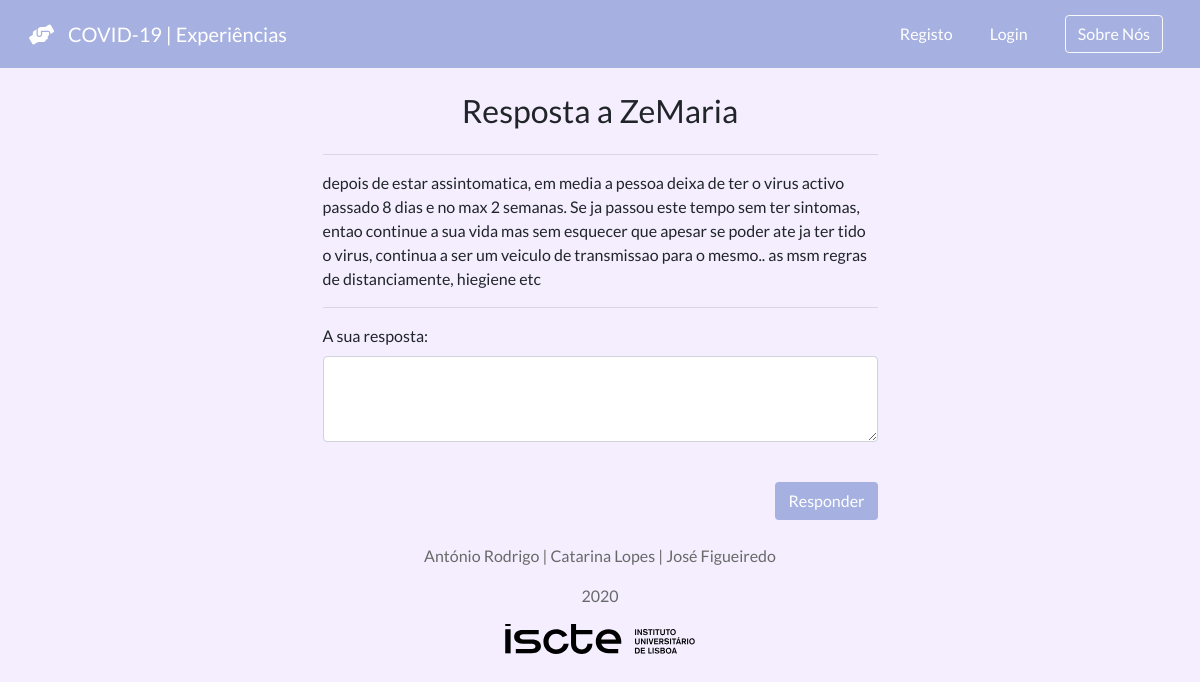
The page /experiencias/reply/20/ on the database its author committed.
### experiencias/models.py (models this page shows)
class UserComment(models.Model):
    user_name = models.CharField(max_length=25, default='')
    author_id = models.IntegerField(default=None)
    text = models.CharField(max_length=500)
    pub_data = models.DateTimeField('publishing date')
    user_post = models.ForeignKey(UserPost, on_delete=models.CASCADE)
    parent_comment_id = models.IntegerField(default=None)
    reply_to = models.CharField(max_length=25, default='')

### experiencias/views.py (the view)
# urls.py: url(r'^reply/(?P<comment_id>[0-9]+)/$', views.reply, name='reply'),
def reply(request, comment_id):
    comment = UserComment.objects.get(id=comment_id)
    context = {'comment': comment}
    return render(request, 'reply.html', context)

### experiencias/templates/reply.html (shortened to what this page needs)
<!DOCTYPE html>
<html lang="en">
<head>
</head>
<body>
</body>
</html>{% extends "base.html" %}
{% block body %}
    <br>
    <div class="container d-flex justify-content-center">
        <div class="w-50">
            <div class="d-flex justify-content-center">
                <h2>Resposta a {{ comment.user_name }}</h2>
            </div>
            <hr>
            <p>
                {{ comment.text }}
            </p>
            <hr>
            <form action="{% url 'experiencias:replycomment' %}" method="post">
                <div class="form-group">
                    <label for="exampleFormControlTextarea1">A sua resposta:</label>
                    <textarea class="form-control" name="comment_text" id="comment_text" rows="3" required="true"></textarea>
                </div>
                <br>
                <div class="d-flex justify-content-end">
                    <input type="submit" class="btn btn-exp" value="Responder">
                </div>
            </form>
        </div>
    </div>
{% endblock %}

### experiencias/static/style.css (style rules this page uses)
body { background-color: #f4eeff; font-family: Lato; }
.btn-exp { background-color: #A6B1E1; color: white; }

### rows shown on the page
UserComment: user_name "ZeMaria", text "depois de estar assintomatica, em media a pessoa deixa de ter o virus activo passado 8 dias e no max 2 semanas. Se ja passou este tempo sem ter sintomas, entao continue a sua vida mas sem esquecer que apesar se poder ate ja ter tido o virus, continua a ser um veiculo de transmissao para o mesmo.. as msm regras de distanciamente, hiegiene etc"
